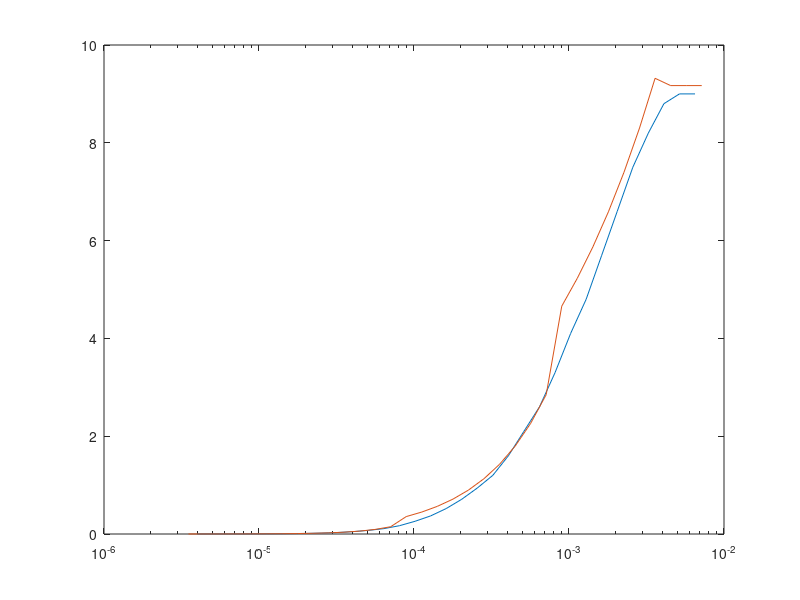

MATLAB code to generate this figure:
clear
close all

%%
binmean_sbm = load('diamg_sbm.txt');
binmean_tau = load('diamg_tau.txt');
termvel_sbm=[0.50E-01 0.78E-01 0.12E+00 0.19E+00 0.31E+00 0.49E+00 ...
0.77E+00 0.12E+01 0.19E+01 0.30E+01 0.48E+01 0.74E+01...
0.11E+02 0.17E+02 0.26E+02 0.37E+02 0.52E+02 0.71E+02...
0.94E+02 0.12E+03 0.16E+03 0.21E+03 0.26E+03 0.33E+03...
0.41E+03 0.48E+03 0.57E+03 0.66E+03 0.75E+03 0.82E+03...
0.88E+03 0.90E+03 0.90E+03]/1e2;

for ibin=1:34
   if ibin>=1 && ibin<15
      beta(ibin)=2/3;
      alpha(ibin)=0.45795E+06;
   elseif ibin>=15 && ibin<25
      beta(ibin)=1/3;
      alpha(ibin)=4.962E+03;
   elseif ibin>=25 && ibin<32
      beta(ibin)=1/6;
      alpha(ibin)=1.732E+03;
   elseif ibin>=32
      beta(ibin)=0;
      alpha(ibin)=917;
   end
   AMS(ibin)=binmean_tau(ibin)^3*pi/6*1e3;
   termvel_tau(ibin)=alpha(ibin)*(AMS(ibin)*1000.)^beta(ibin)/1e2;
end

semilogx(binmean_sbm,termvel_sbm); hold on
semilogx(binmean_tau,termvel_tau)